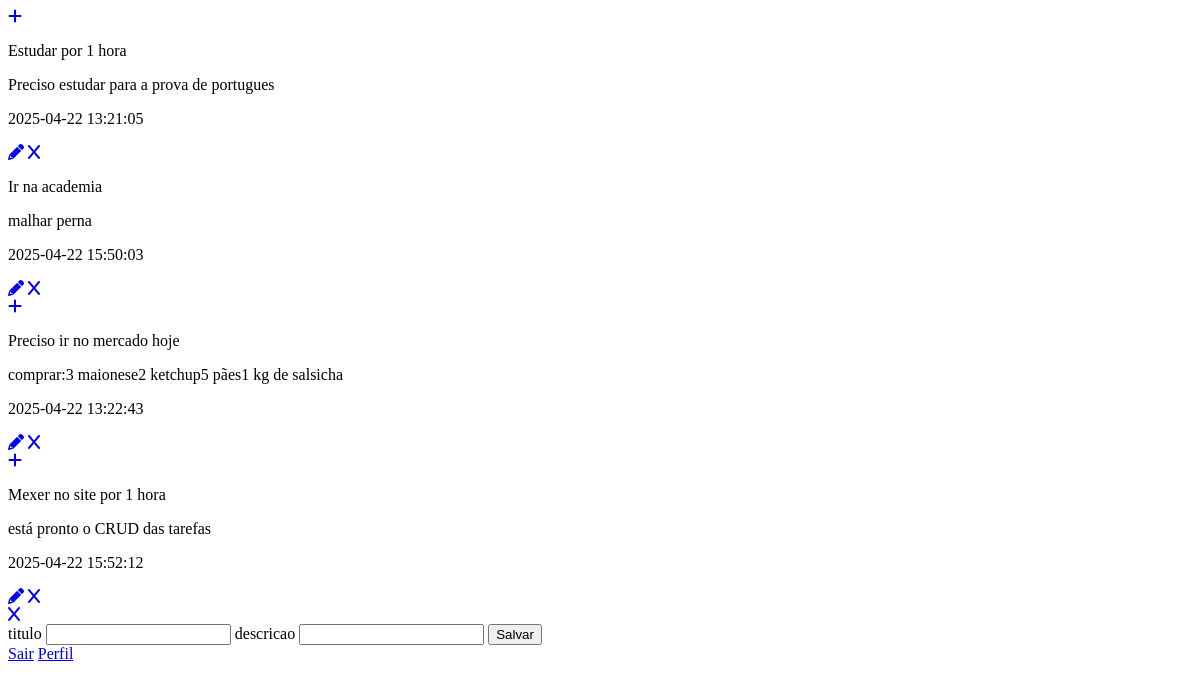
The page /admin/dashboard.php?criar=1&status=1 (signed in) on the database its author committed.
### tables this page shows
CREATE TABLE `tarefas` (
  `id` int(11) NOT NULL,
  `titulo` varchar(100) NOT NULL,
  `descricao` text DEFAULT NULL,
  `data_criacao` timestamp NULL DEFAULT current_timestamp(),
  `data_conclusao` timestamp NULL DEFAULT NULL,
  `status` tinyint(1) DEFAULT 0,
  `usuario_id` int(11) NOT NULL,
  `grupo_id` int(11) DEFAULT NULL
);

### admin/dashboard.php (the view, shortened to what this page needs)
<?php
require_once("../database/utils/conexao.php");
?>
<!DOCTYPE html>
<html lang="pt-br">
<head>
    <link href="https://cdnjs.cloudflare.com/ajax/libs/font-awesome/6.0.0-beta3/css/all.min.css" rel="stylesheet">
</head>
<body>
    <div class="naoiniciado">
        <a href="?criar=1&status=1"><i class="fa-solid fa-plus"></i></a>
        <?php
        $stmt = $conexao->prepare("SELECT id, titulo, descricao, data_criacao FROM tarefas WHERE status = 1");
        $stmt->execute();
        $resultado = $stmt->get_result();
        while ($tarefa = $resultado->fetch_assoc()) {
            $id = htmlspecialchars($tarefa["id"]);
            $titulo = htmlspecialchars($tarefa["titulo"]);
            $descricao = htmlspecialchars($tarefa["descricao"]);
            $data_criacao = htmlspecialchars($tarefa["data_criacao"]);
            echo "
                <div class='tarefa'>
                    <div class='conteudo'>
                        <p>{$titulo}</p>
                        <p>{$descricao}</p>
                        <p>{$data_criacao}</p>
                    </div>
                    <div class='opcoes'>
                        <a href='?id={$id}&editar=1'><i class='fa-solid fa-pencil'></i></a>
                        <a href='../database/processar_tarefa.php?id={$id}&deletar=1'><i class='fa-solid fa-x'></i></a>
                    </div>
                </div>";
        }
        ?>
    </div>
    <div class="emprogresso">
        <a href="?criar=1&status=2"><i class="fa-solid fa-plus"></i></a>
        <?php
        $stmt = $conexao->prepare("SELECT id, titulo, descricao, data_criacao FROM tarefas WHERE status = 2");
        $stmt->execute();
        $resultado = $stmt->get_result();
        while ($tarefa = $resultado->fetch_assoc()) {
            $id = htmlspecialchars($tarefa["id"]);
            $titulo = htmlspecialchars($tarefa["titulo"]);
            $descricao = htmlspecialchars($tarefa["descricao"]);
            $data_criacao = htmlspecialchars($tarefa["data_criacao"]);
            echo "
                <div class='tarefa'>
                    <div class='conteudo'>
                        <p>{$titulo}</p>
                        <p>{$descricao}</p>
                        <p>{$data_criacao}</p>
                    </div>
                    <div class='opcoes'>
                        <a href='?id={$id}&editar=1'><i class='fa-solid fa-pencil'></i></a>
                        <a href='../database/processar_tarefa.php?id={$id}&deletar=1'><i class='fa-solid fa-x'></i></a>
                    </div>
                </div>";
        }
        ?>
    </div>
    <div class="concluido">
        <a href="?criar=1&status=3"><i class="fa-solid fa-plus"></i></a>
        <?php
        $stmt = $conexao->prepare("SELECT id, titulo, descricao, data_criacao FROM tarefas WHERE status = 3");
        $stmt->execute();
        $resultado = $stmt->get_result();
        while ($tarefa = $resultado->fetch_assoc()) {
            $id = htmlspecialchars($tarefa["id"]);
            $titulo = htmlspecialchars($tarefa["titulo"]);
            $descricao = htmlspecialchars($tarefa["descricao"]);
            $data_criacao = htmlspecialchars($tarefa["data_criacao"]);
            echo "
                <div class='tarefa'>
                    <div class='conteudo'>
                        <p>{$titulo}</p>
                        <p>{$descricao}</p>
                        <p>{$data_criacao}</p>
                    </div>
                    <div class='opcoes'>
                        <a href='?id={$id}&editar=1'><i class='fa-solid fa-pencil'></i></a>
                        <a href='../database/processar_tarefa.php?id={$id}&deletar=1'><i class='fa-solid fa-x'></i></a>
                    </div>
                </div>";
        }
        ?>
    </div>
    <?php
    if (isset($_GET["criar"]) && $_GET["criar"] == 1):
    ?>
        <div class="criartarefa">
            <a href='../database/processar_tarefa.php'><i class='fa-solid fa-x'></i></a>
            <form action="../database/processar_tarefa.php" method="get">
                <label for="titulo">titulo</label>
                <input type="text" name="titulo" id="titulo">
                <label for="descricao">descricao</label>
                <input type="text" name="descricao" id="descricao">
                <button type="submit">Salvar</button>
            </form>
        </div>
    <?php endif; ?>
    <a href="../auth/sair.php">Sair</a>
    <a href="usuario/perfil.php">Perfil</a>
    <?php include("../include/response_message.php"); ?>
</body>
</html>

### include/response_message.php (shortened to what this page needs)
<html>
</html>

### rows shown on the page
tarefas: titulo "Estudar por 1 hora", descricao "Preciso estudar para a prova de portugues", data_criacao "2025-04-22 13:21:05"
tarefas: titulo "Ir na academia", descricao "malhar perna", data_criacao "2025-04-22 15:50:03"
tarefas: titulo "Preciso ir no mercado hoje", descricao "comprar:3 maionese2 ketchup5 pães1 kg de salsicha", data_criacao "2025-04-22 13:22:43"
tarefas: titulo "Mexer no site por 1 hora", descricao "está pronto o CRUD das tarefas", data_criacao "2025-04-22 15:52:12"
